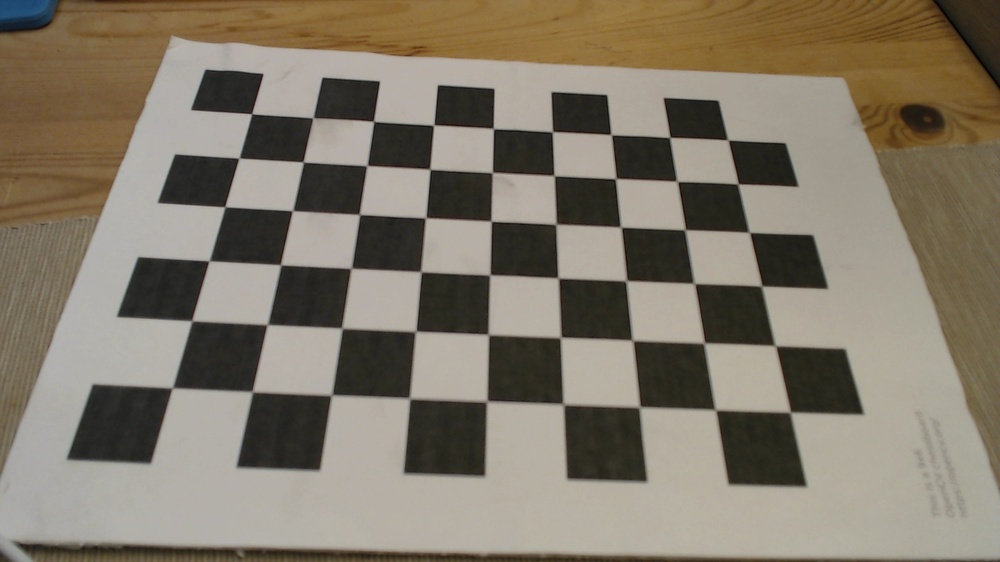
#> input picture Python/ArUco/0.jpg, 1000 x 562 px, shrunk from 1920 x 1080 before the run; its folder holds only this picture in this run
$ python camCalib.py
#> lines starting #> are read from the running program, lines starting #| are printed output that depends on the picture; after the words box and inside, x2 and y2 are one past the last pixel; in counts of white or black regions, pixels touching at a corner belong together
########################################
# 2. Load the camera-captured images and save the calibration data as a JSON file.
# Rong-Hao Liang: r.liang@tue.nl
# Tested with opencv-python ver. 4.6.0.66
########################################
# Press the SPACE key to browse the saved images

# Import required modules
import cv2  # OpenCV library for computer vision tasks
import numpy as np  # NumPy for numerical operations
import os  # Operating system operations
import glob  # File pattern matching
import json  # JSON handling
from datetime import datetime  # Date and time handling

# Define the dimensions of checkerboard
CHECKERBOARD = (6, 9)

# Stop the iteration when specified accuracy (epsilon) is reached or
# specified number of iterations are completed.
criteria = (cv2.TERM_CRITERIA_EPS + cv2.TERM_CRITERIA_MAX_ITER, 30, 0.001)

# Vector for 3D points
threedpoints = []

# Vector for 2D points
twodpoints = []

# 3D points representing real-world coordinates
objectp3d = np.zeros((1, CHECKERBOARD[0] * CHECKERBOARD[1], 3), np.float32)
objectp3d[0, :, :2] = np.mgrid[0:CHECKERBOARD[0], 0:CHECKERBOARD[1]].T.reshape(-1, 2)
prev_img_shape = None

# Extracting path of individual images stored in a given directory.
# Since no path is specified, it will take jpg files from the current directory.
images = glob.glob('*.jpg')

# Loop through each image
for filename in images:
    # Read the image
    image = cv2.imread(filename)
#> image is the input picture: shape (562, 1000, 3); mean B, G, R 105.8, 121, 129.6
    grayColor = cv2.cvtColor(image, cv2.COLOR_BGR2GRAY)
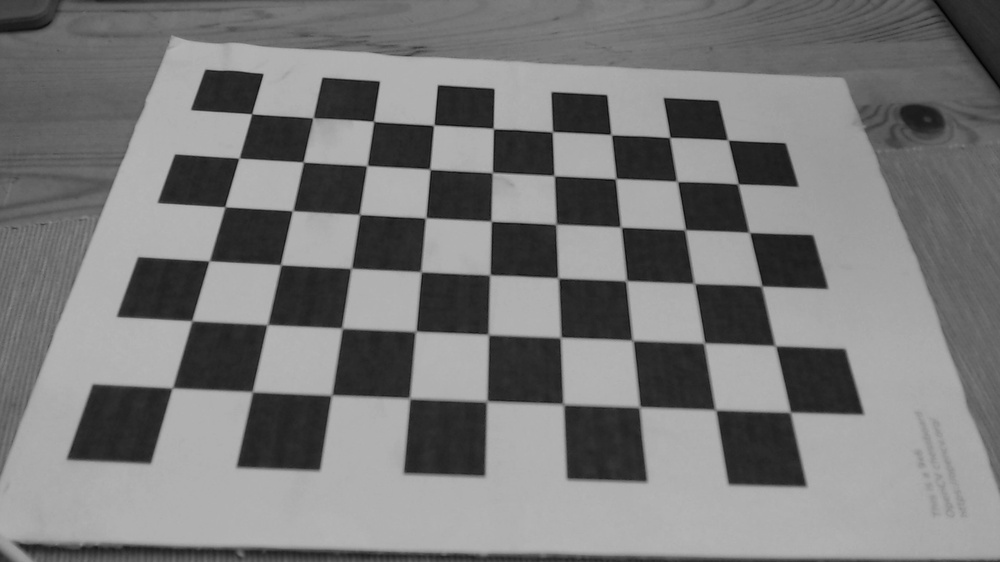
#> grayColor: shape (562, 1000); min 2, max 182, mean 121.8

    # Find the chessboard corners
    ret, corners = cv2.findChessboardCorners(
        grayColor, CHECKERBOARD,
        cv2.CALIB_CB_ADAPTIVE_THRESH + cv2.CALIB_CB_FAST_CHECK + cv2.CALIB_CB_NORMALIZE_IMAGE)
#> ret = True; corners = 54 rows, first 8: [171.5, 388.5], [191.6, 320.7], [208.6, 261.2], [224.8, 206.6], [238.7, 158.3], [251.6, 113.6], [252, 391.8], [266.5, 325]

    # If the desired number of corners are found in the image, ret = True
    if ret == True:
        threedpoints.append(objectp3d)

        # Refine pixel coordinates for given 2D points
        corners2 = cv2.cornerSubPix(
            grayColor, corners, (11, 11), (-1, -1), criteria)
#> corners2 = 54 rows, first 8: [172.3, 387.9], [191.8, 320.7], [209.3, 260.8], [224.8, 206.8], [239.1, 158.1], [251.7, 113.8], [252.3, 391.7], [267.4, 324.6]

        twodpoints.append(corners2)

        # Draw and display the corners on the image
        image = cv2.drawChessboardCorners(image, CHECKERBOARD, corners2, ret)
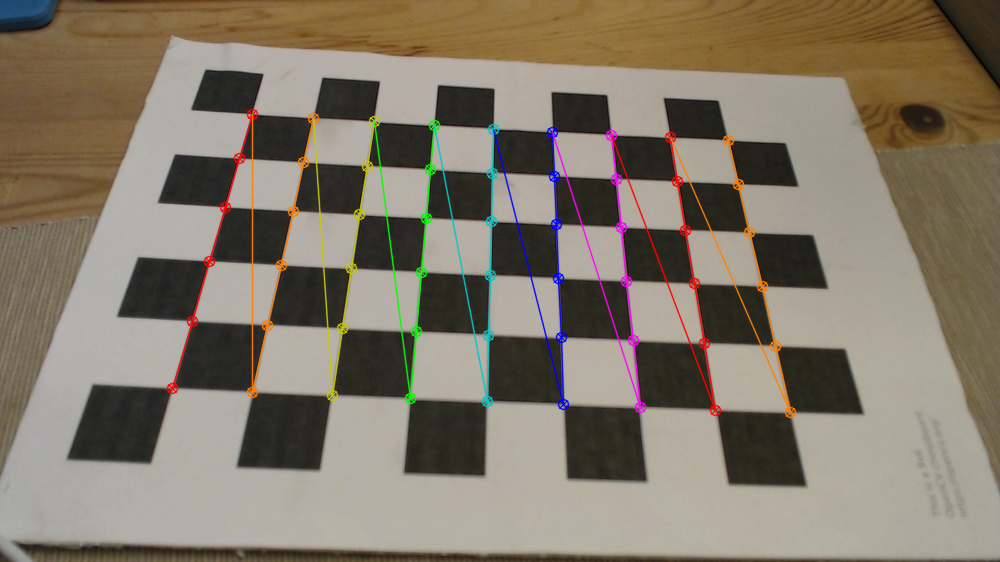
#> image: shape (562, 1000, 3); 3.29% of pixels changed, all inside (x1, y1, x2, y2) = (166, 108, 797, 419)

    cv2.imshow('img', image)
    cv2.waitKey(0)

# Get the dimensions of the last image
w, h = image.shape[:2]
#> w = 562; h = 1000
print(w, h)
#| 562 1000

# Perform camera calibration by passing the 3D points (threedpoints) and its
# corresponding pixel coordinates of the detected corners (twodpoints)
ret, mtx, dist, rvecs, tvecs = cv2.calibrateCamera(
    threedpoints, twodpoints, grayColor.shape[::-1], None, None)
#> ret = 0.17; mtx = [[901.1, 0, 518.9], [0, 1030.3, 246.1], [0, 0, 1]]; dist = [[0.0893, -0.404, -0.0137, -0.00133, 0.621]]; rvecs = ([-0.574, -0.665, -1.46],); tvecs = ([-4.41, 1.6, 11.51],)

# Create a dictionary to store camera calibration data
camera = {}

# JSON encoder class to handle NumPy arrays
class NumpyEncoder(json.JSONEncoder):
    def default(self, obj):
        if isinstance(obj, np.ndarray):
            return obj.tolist()
        return json.JSONEncoder.default(self, obj)

# Store the calibration data in the camera dictionary
for variable in ['ret', 'mtx', 'dist', 'rvecs', 'tvecs']:
    camera[variable] = eval(variable)

# Write the camera calibration data to a JSON file
with open("camera.json", 'w') as f:
    json.dump(camera, f, indent=4, cls=NumpyEncoder)

# Close all OpenCV windows
cv2.destroyAllWindows()

$ run again, on Python/ArUco/1.jpg
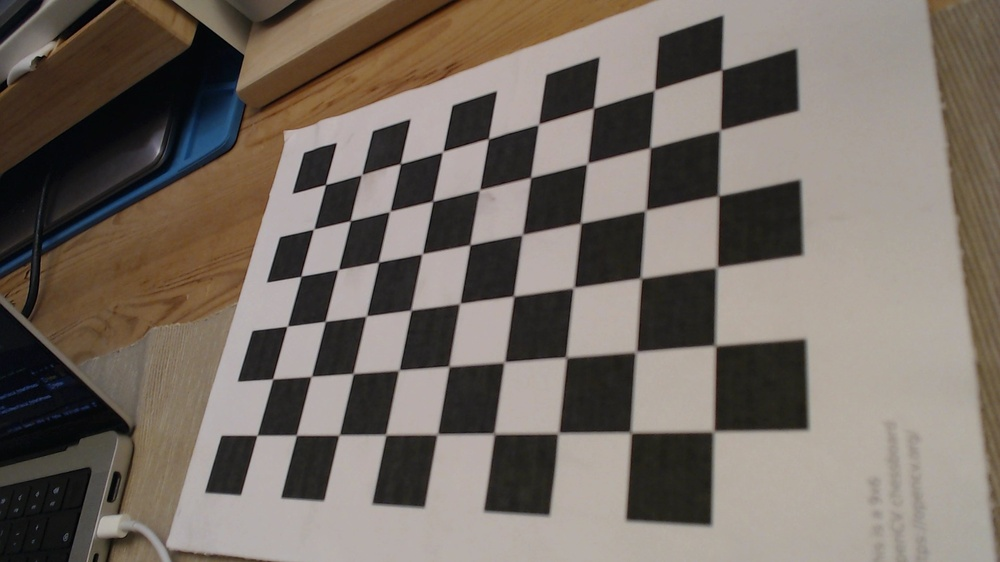
#> input picture Python/ArUco/1.jpg, 1000 x 562 px, shrunk from 1920 x 1080 before the run
#> image is the input picture: shape (562, 1000, 3); mean B, G, R 99.9, 108.2, 117.3
#> `grayColor = cv2.cvtColor(image, cv2.COLOR_BGR2GRAY)`:
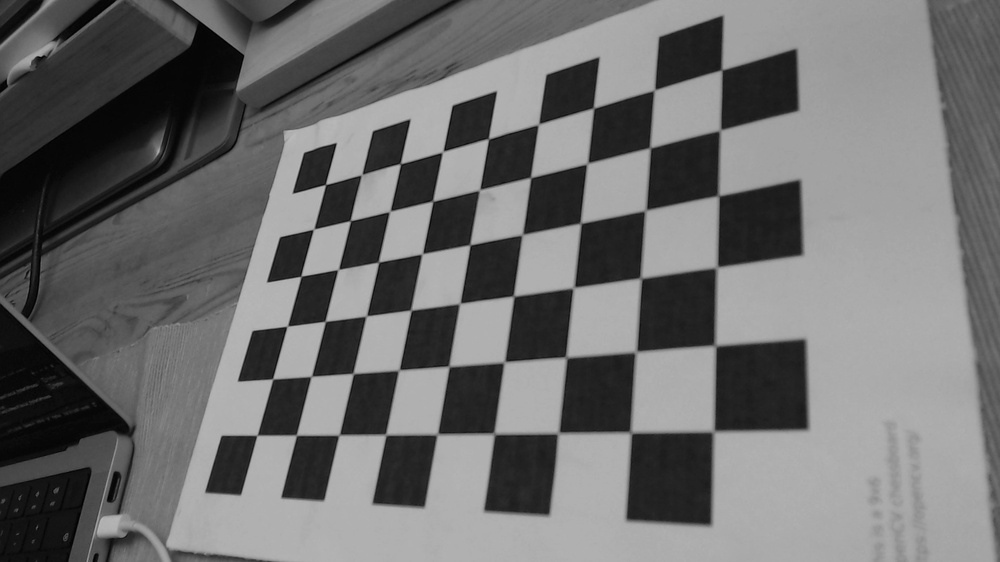
#> grayColor: shape (562, 1000); min 0, max 185, mean 110
#> `ret, corners = cv2.findChessboardCorners( grayColor, CHECKERBOARD, cv2..`: ret = True; corners = 54 rows, first 8: [256.7, 435.5], [272.7, 378.8], [287.3, 326.1], [300.9, 276.4], [313.5, 229.3], [325.5, 184.5], [296.2, 435.1], [311.5, 376.2]
#> corners2 = 54 rows, first 8: [257, 435.2], [272.6, 379], [287.3, 326.2], [300.9, 276.3], [313.6, 229.1], [325.5, 184.5], [296.4, 435.1], [311.3, 376.4]
#> `image = cv2.drawChessboardCorners(image, CHECKERBOARD, corners2, ret)`:
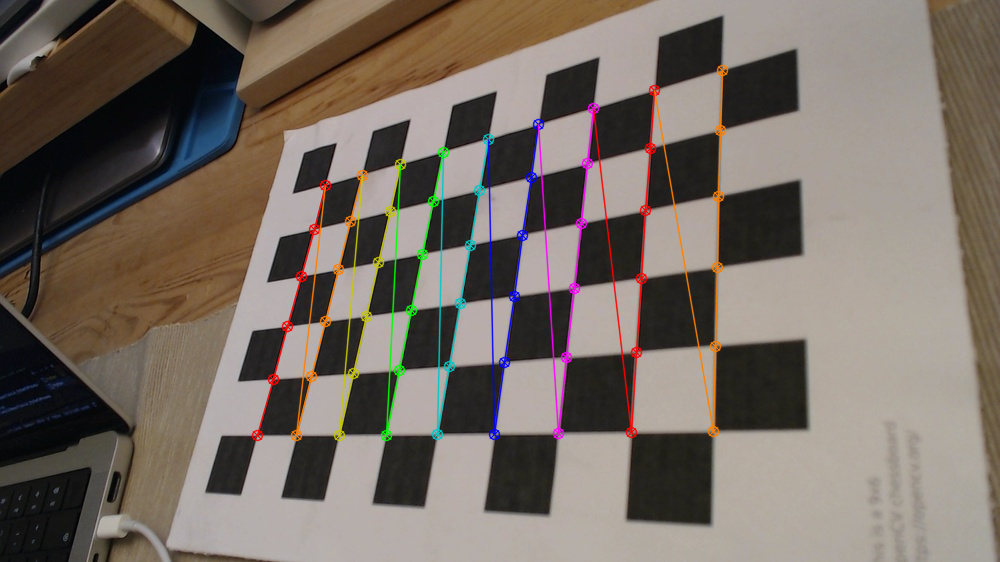
#> image: shape (562, 1000, 3); 3.46% of pixels changed, all inside (x1, y1, x2, y2) = (251, 64, 729, 442)
#| 562 1000
#> `ret, mtx, dist, rvecs, tvecs = cv2.calibrateCamera( threedpoints, twod..`: ret = 0.266; mtx = [[646.4, 0, 472.5], [0, 723.1, 339.4], [0, 0, 1]]; dist = [[0.0582, -0.0841, -0.00799, -0.00209, -0.0249]]; rvecs = ([-0.783, 0.088, -1.45],); tvecs = ([-3.93, 1.58, 11.87],)

$ run again, on Python/ArUco/2.jpg
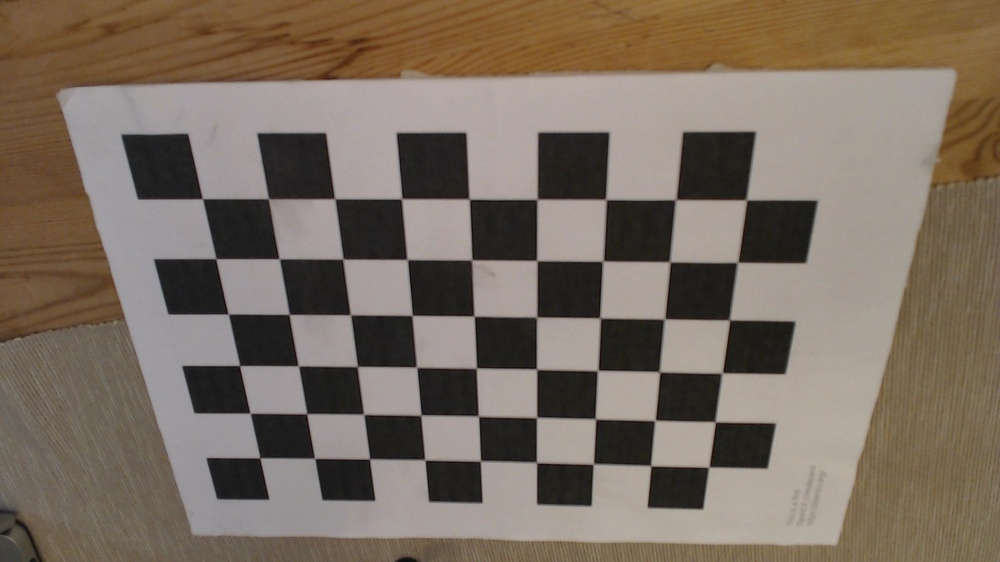
#> input picture Python/ArUco/2.jpg, 1000 x 562 px, shrunk from 1920 x 1080 before the run
#> image is the input picture: shape (562, 1000, 3); mean B, G, R 96.9, 109.5, 122.3
#> `grayColor = cv2.cvtColor(image, cv2.COLOR_BGR2GRAY)`:
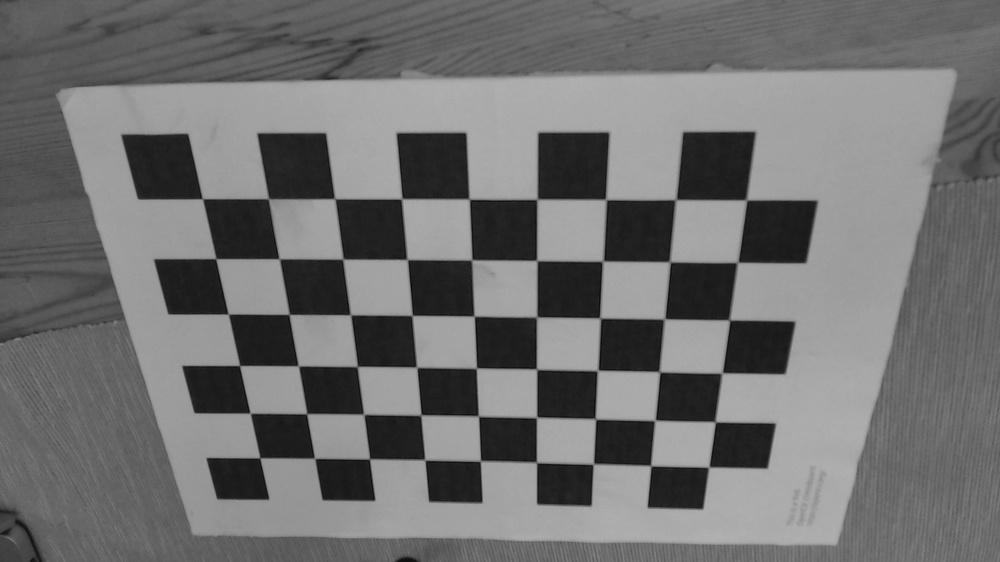
#> grayColor: shape (562, 1000); min 6, max 177, mean 112
#> `ret, corners = cv2.findChessboardCorners( grayColor, CHECKERBOARD, cv2..`: ret = True; corners = 54 rows, first 8: [259.6, 457.9], [250.2, 413.3], [239.5, 365.7], [228.2, 314.1], [215.7, 258.7], [202.3, 198.6], [314.6, 458.4], [306.6, 413.8]
#> corners2 = 54 rows, first 8: [259.8, 457.9], [250.2, 413.2], [239.6, 365.5], [228.3, 314.1], [215.8, 258.6], [202.5, 198.7], [314.7, 458.3], [306.7, 413.6]
#> `image = cv2.drawChessboardCorners(image, CHECKERBOARD, corners2, ret)`:
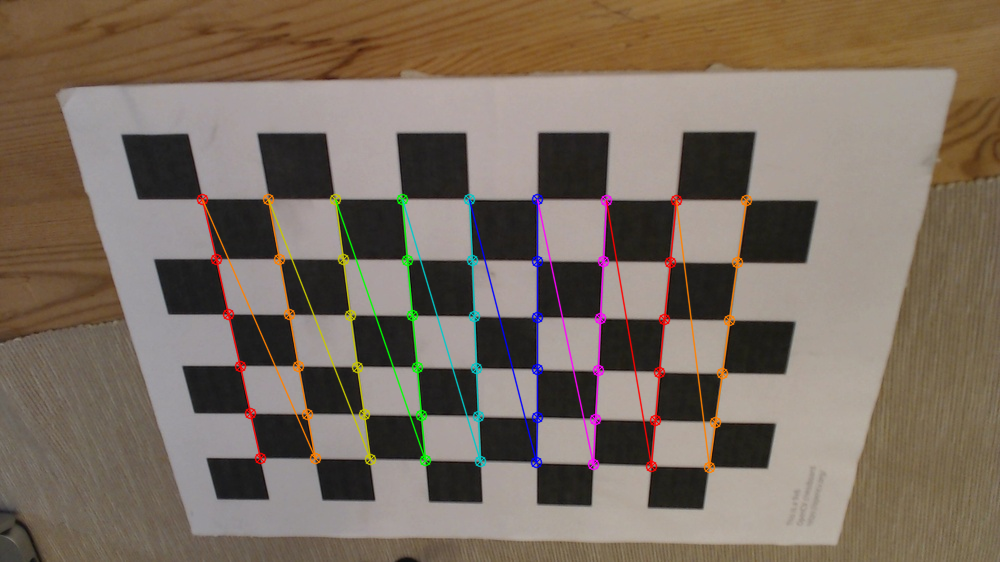
#> image: shape (562, 1000, 3); 3.18% of pixels changed, all inside (x1, y1, x2, y2) = (196, 193, 753, 474)
#| 562 1000
#> `ret, mtx, dist, rvecs, tvecs = cv2.calibrateCamera( threedpoints, twod..`: ret = 0.171; mtx = [[1053.7, 0, 468.2], [0, 1267.2, 284.6], [0, 0, 1]]; dist = [[-0.0197, 4.43, 0.0087, 0.00325, -45.05]]; rvecs = ([0.531, 0.639, -1.51],); tvecs = ([-3.77, 2.59, 19.18],)

$ run again, on Python/ArUco/3.jpg
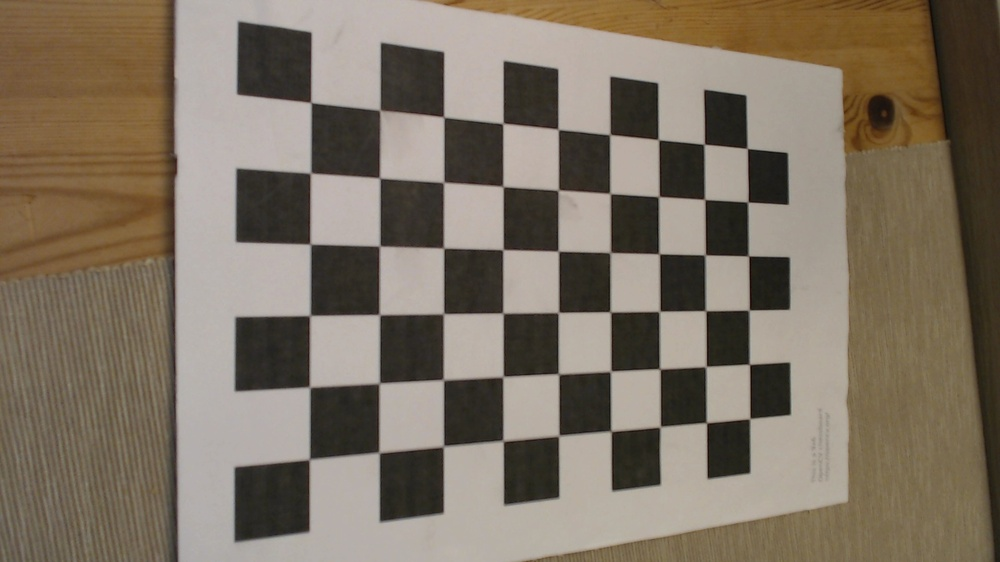
#> input picture Python/ArUco/3.jpg, 1000 x 562 px, shrunk from 1920 x 1080 before the run
#> image is the input picture: shape (562, 1000, 3); mean B, G, R 99.3, 114.5, 125.9
#> `grayColor = cv2.cvtColor(image, cv2.COLOR_BGR2GRAY)`:
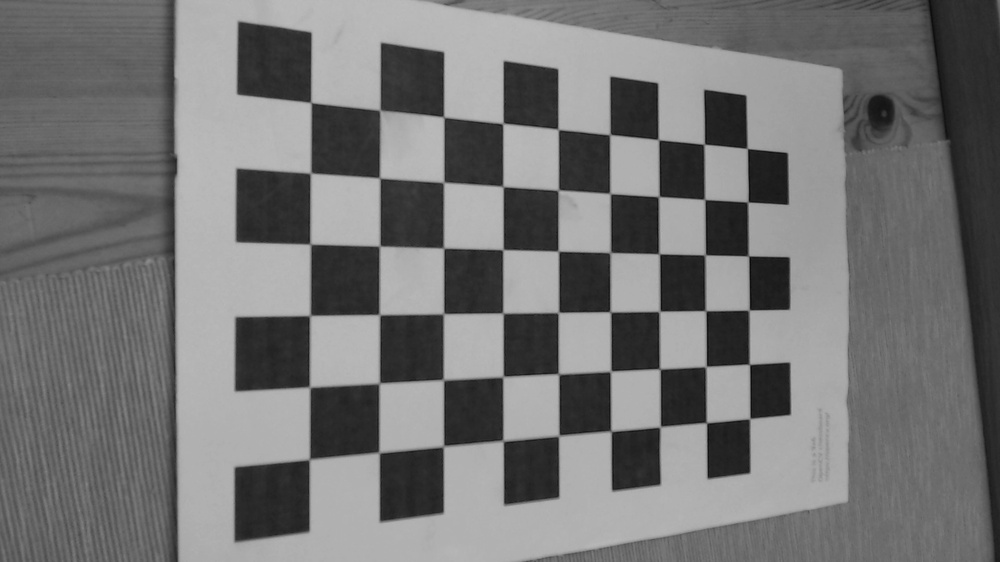
#> grayColor: shape (562, 1000); min 8, max 188, mean 116.2
#> `ret, corners = cv2.findChessboardCorners( grayColor, CHECKERBOARD, cv2..`: ret = True; corners = 54 rows, first 8: [308.4, 459.7], [308.9, 386], [309.4, 316.5], [310, 243.9], [310.6, 173.1], [310.6, 101.8], [379.7, 453], [379.7, 382.4]
#> corners2 = 54 rows, first 8: [309.4, 459.3], [309.6, 387], [309.8, 315.5], [310.3, 244.2], [310.5, 173.1], [310.9, 102.5], [379.1, 452.5], [379.2, 383.2]
#> `image = cv2.drawChessboardCorners(image, CHECKERBOARD, corners2, ret)`:
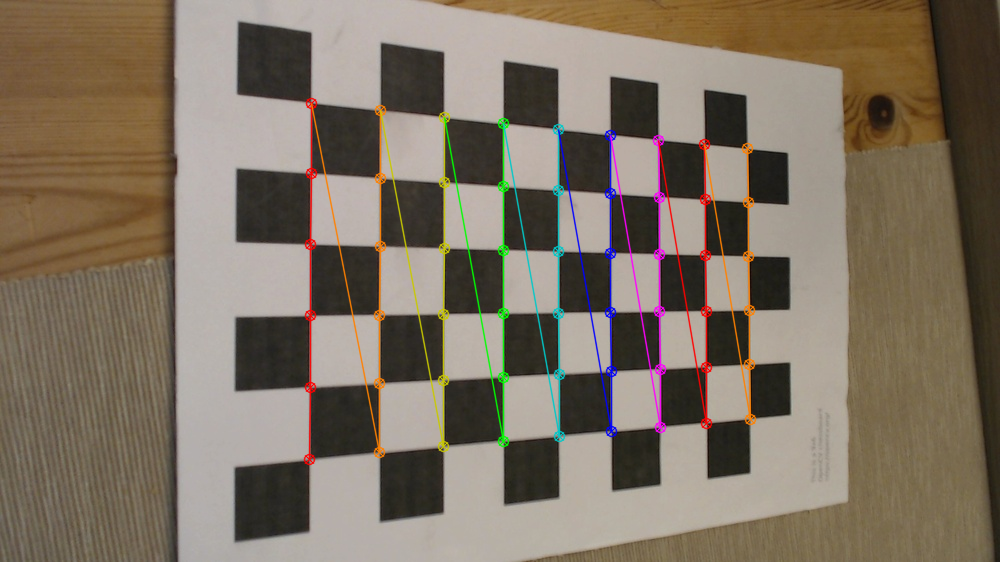
#> image: shape (562, 1000, 3); 3.59% of pixels changed, all inside (x1, y1, x2, y2) = (303, 97, 757, 466)
#| 562 1000
#> `ret, mtx, dist, rvecs, tvecs = cv2.calibrateCamera( threedpoints, twod..`: ret = 0.209; mtx = [[501.3, 0, 498.8], [0, 526, 285], [0, 0, 1]]; dist = [[-0.0109, 0.27, -0.000856, 0.00603, -0.639]]; rvecs = ([0.229, -0.259, -1.56],); tvecs = ([-2.79, 2.43, 7.33],)
